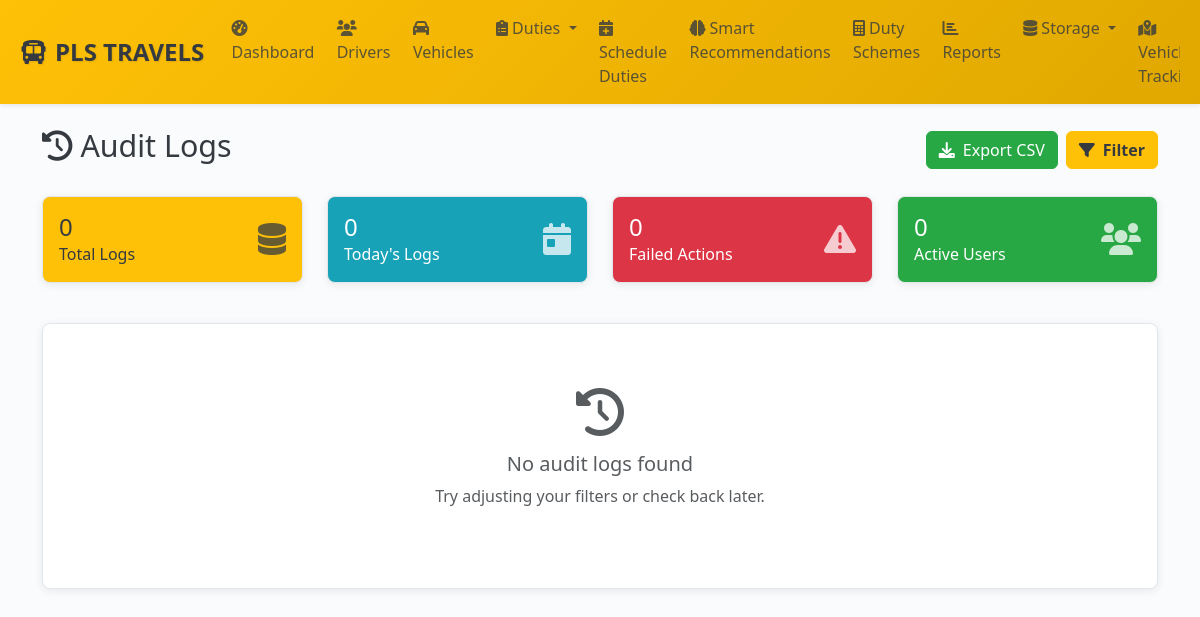
Page /admin/audit-logs (signed in) on the earlier database version.
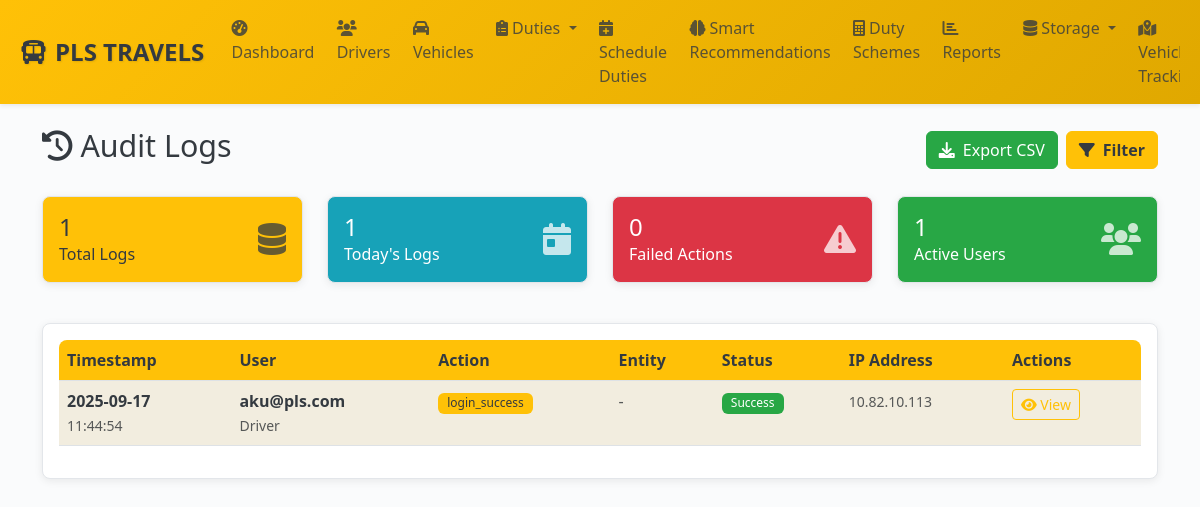
Same page on the later database version.
### models.py (models this page shows, shortened)
class AuditLog(db.Model):
    __tablename__ = 'audit_logs'
    id = db.Column(db.Integer, primary_key=True)
    user_id = db.Column(db.Integer, db.ForeignKey('users.id'), nullable=False, index=True)
    session_id = db.Column(db.String(100))
    action = db.Column(db.String(100), nullable=False, index=True)
    entity_type = db.Column(db.String(50), index=True)
    entity_id = db.Column(db.Integer)
    entity_uuid = db.Column(db.String(36))
    old_values = db.Column(db.Text)  # JSON
    new_values = db.Column(db.Text)  # JSON
    changed_fields = db.Column(db.Text)  # JSON array
    ip_address = db.Column(db.String(45))
    user_agent = db.Column(db.String(500))
    request_url = db.Column(db.String(500))
    request_method = db.Column(db.String(10))
    success = db.Column(db.Boolean, default=True)
    error_message = db.Column(db.Text)
    execution_time = db.Column(db.Float)  # milliseconds
    created_at = db.Column(db.DateTime, default=get_ist_time_naive, index=True)
    user = db.relationship('User', backref='audit_logs')
    __table_args__ = (
        Index('idx_audit_date_user', 'created_at', 'user_id'),
        Index('idx_audit_entity', 'entity_type', 'entity_id'),
    )

class User(UserMixin, db.Model):
    __tablename__ = 'users'
    id = db.Column(db.Integer, primary_key=True)
    uuid = db.Column(db.String(36), unique=True, nullable=False, default=lambda: str(uuid.uuid4()))
    username = db.Column(db.String(64), unique=True, nullable=False, index=True)
    email = db.Column(db.String(120), unique=True, nullable=False, index=True)
    password_hash = db.Column(db.String(256), nullable=False)
    role = db.Column(db.Enum(UserRole), nullable=False, default=UserRole.DRIVER, index=True)
    status = db.Column(db.Enum(UserStatus), nullable=False, default=UserStatus.ACTIVE, index=True)
    first_name = db.Column(db.String(50))
    last_name = db.Column(db.String(50))
    phone = db.Column(db.String(20), unique=True, index=True)
    whatsapp_number = db.Column(db.String(20), index=True)  # Dedicated WhatsApp number
    profile_picture = db.Column(db.String(255))
    last_login = db.Column(db.DateTime)
    login_count = db.Column(db.Integer, default=0)
    failed_login_attempts = db.Column(db.Integer, default=0)
    password_changed_at = db.Column(db.DateTime, default=get_ist_time_naive)
    two_factor_enabled = db.Column(db.Boolean, default=False)
    reset_token = db.Column(db.String(6))
    reset_token_expiry = db.Column(db.DateTime)
    last_latitude = db.Column(db.Float)
    last_longitude = db.Column(db.Float)
    last_location_update = db.Column(db.DateTime)
    fcm_token = db.Column(db.String(512))  # FCM tokens can be quite long
    fcm_token_updated = db.Column(db.DateTime)
    created_at = db.Column(db.DateTime, default=get_ist_time_naive, nullable=False)
    updated_at = db.Column(db.DateTime, default=get_ist_time_naive, onupdate=get_ist_time_naive)
    created_by = db.Column(db.Integer, db.ForeignKey('users.id'))
    driver_profile = db.relationship('Driver', foreign_keys='Driver.user_id', backref='user', uselist=False, cascade='all, delete-orphan')
    managed_branches = db.relationship('Branch',
                                     secondary=manager_branches,
                                     primaryjoin='User.id == manager_branches.c.manager_id',
                                     secondaryjoin='Branch.id == manager_branches.c.branch_id',
                                     backref='managers')

### admin_routes.py (the view, shortened to what this page needs)
@admin_bp.route('/audit-logs')
@login_required
@admin_required
def audit_logs():
    page = request.args.get('page', 1, type=int)
    per_page = request.args.get('per_page', 50, type=int)
    user_filter = request.args.get('user', '', type=int)
    action_filter = request.args.get('action', '')
    entity_type_filter = request.args.get('entity_type', '')
    date_from = request.args.get('date_from', '')
    date_to = request.args.get('date_to', '')
    search_term = request.args.get('search', '')
    success_filter = request.args.get('success', '')
    query = AuditLog.query.join(User, AuditLog.user_id == User.id)
    if user_filter:
        query = query.filter(AuditLog.user_id == user_filter)
    if action_filter:
        query = query.filter(AuditLog.action.ilike(f'%{action_filter}%'))
    if entity_type_filter:
        query = query.filter(AuditLog.entity_type == entity_type_filter)
    if date_from:
        try:
            from_date = datetime.strptime(date_from, '%Y-%m-%d')
            query = query.filter(AuditLog.created_at >= from_date)
        except ValueError:
            pass
    if success_filter:
        success_bool = success_filter.lower() == 'true'
        query = query.filter(AuditLog.success == success_bool)
    audit_logs = query.order_by(desc(AuditLog.created_at)).paginate(
        page=page, per_page=per_page, error_out=False
    )
    users = User.query.filter(User.role.in_([UserRole.ADMIN, UserRole.MANAGER])).all()
    actions = db.session.query(AuditLog.action).distinct().order_by(AuditLog.action).all()
    entity_types = db.session.query(AuditLog.entity_type).distinct().filter(
        AuditLog.entity_type.isnot(None)
    ).order_by(AuditLog.entity_type).all()
    stats = {
        'total_logs': AuditLog.query.count(),
        'today_logs': AuditLog.query.filter(
            AuditLog.created_at >= datetime.now().date()
        ).count(),
        'failed_actions': AuditLog.query.filter(AuditLog.success == False).count(),
        'unique_users': db.session.query(AuditLog.user_id).distinct().count()
    }
    return render_template('admin/audit_logs.html',
                         audit_logs=audit_logs,
                         users=users,
                         actions=[a[0] for a in actions],
                         entity_types=[e[0] for e in entity_types],
                         user_filter=user_filter,
                         action_filter=action_filter,
                         entity_type_filter=entity_type_filter,
                         date_from=date_from,
                         date_to=date_to,
                         search_term=search_term,
                         success_filter=success_filter,
                         per_page=per_page,
                         stats=stats)

### templates/admin/audit_logs.html (shortened to what this page needs)
{% extends "base.html" %}
{% block content %}
<div class="d-flex justify-content-between align-items-center mb-4">
    <h2><i class="fas fa-history me-2"></i>Audit Logs</h2>
    <div class="d-flex gap-2">
        <a href="{{ url_for('admin.export_audit_logs', **request.args) }}" class="btn btn-success">
            <i class="fas fa-download me-2"></i>Export CSV
        </a>
        <button class="btn btn-primary" data-bs-toggle="modal" data-bs-target="#filterModal">
            <i class="fas fa-filter me-2"></i>Filter
        </button>
    </div>
</div>
<div class="row mb-4">
    <div class="col-md-3 col-sm-6 mb-3">
        <div class="card bg-primary text-white">
            <div class="card-body">
                <div class="d-flex justify-content-between">
                    <div>
                        <h4 class="mb-0">{{ "{:,}".format(stats.total_logs) }}</h4>
                        <p class="mb-0">Total Logs</p>
                    </div>
                    <div class="align-self-center">
                        <i class="fas fa-database fa-2x opacity-75"></i>
                    </div>
                </div>
            </div>
        </div>
    </div>
    <div class="col-md-3 col-sm-6 mb-3">
        <div class="card bg-info text-white">
            <div class="card-body">
                <div class="d-flex justify-content-between">
                    <div>
                        <h4 class="mb-0">{{ "{:,}".format(stats.today_logs) }}</h4>
                        <p class="mb-0">Today's Logs</p>
                    </div>
                    <div class="align-self-center">
                        <i class="fas fa-calendar-day fa-2x opacity-75"></i>
                    </div>
                </div>
            </div>
        </div>
    </div>
    <div class="col-md-3 col-sm-6 mb-3">
        <div class="card bg-danger text-white">
            <div class="card-body">
                <div class="d-flex justify-content-between">
                    <div>
                        <h4 class="mb-0">{{ "{:,}".format(stats.failed_actions) }}</h4>
                        <p class="mb-0">Failed Actions</p>
                    </div>
                    <div class="align-self-center">
                        <i class="fas fa-exclamation-triangle fa-2x opacity-75"></i>
                    </div>
                </div>
            </div>
        </div>
    </div>
    <div class="col-md-3 col-sm-6 mb-3">
        <div class="card bg-success text-white">
            <div class="card-body">
                <div class="d-flex justify-content-between">
                    <div>
                        <h4 class="mb-0">{{ "{:,}".format(stats.unique_users) }}</h4>
                        <p class="mb-0">Active Users</p>
                    </div>
                    <div class="align-self-center">
                        <i class="fas fa-users fa-2x opacity-75"></i>
                    </div>
                </div>
            </div>
        </div>
    </div>
</div>
<div class="card">
    <div class="card-body">
        {% if audit_logs.items %}
        <div class="table-responsive">
            <table class="table table-striped table-hover">
                <thead>
                    <tr>
                        <th>Timestamp</th>
                        <th>User</th>
                        <th>Action</th>
                        <th>Entity</th>
                        <th>Status</th>
                        <th>IP Address</th>
                        <th>Actions</th>
                    </tr>
                </thead>
                <tbody>
                    {% for log in audit_logs.items %}
                    <tr class="{% if not log.success %}table-danger{% endif %}">
                        <td>
                            <div>
                                <strong>{{ log.created_at.strftime('%Y-%m-%d') }}</strong><br>
                                <small class="text-muted">{{ log.created_at.strftime('%H:%M:%S') }}</small>
                            </div>
                        </td>
                        <td>
                            {% if log.user %}
                            <div>
                                <strong>{{ log.user.username }}</strong><br>
                                <small class="text-muted">{{ log.user.role.value.title() }}</small>
                            </div>
                            {% else %}
                            <span class="text-muted">Unknown User</span>
                            {% endif %}
                        </td>
                        <td>
                            <span class="badge bg-primary">{{ log.action }}</span>
                        </td>
                        <td>
                            {% if log.entity_type %}
                            <div>
                                <strong>{{ log.entity_type.title() }}</strong>
                                {% if log.entity_id %}
                                <br><small class="text-muted">ID: {{ log.entity_id }}</small>
                                {% endif %}
                            </div>
                            {% else %}
                            <span class="text-muted">-</span>
                            {% endif %}
                        </td>
                        <td>
                            {% if log.success %}
                                <span class="badge bg-success">Success</span>
                            {% else %}
                                <span class="badge bg-danger">Failed</span>
                            {% endif %}
                        </td>
                        <td>
                            <small class="text-muted">{{ log.ip_address or '-' }}</small>
                        </td>
                        <td>
                            <a href="{{ url_for('admin.view_audit_log', log_id=log.id) }}" class="btn btn-sm btn-outline-primary">
                                <i class="fas fa-eye"></i> View
                            </a>
                        </td>
                    </tr>
                    {% endfor %}
                </tbody>
            </table>
        </div>
        {% else %}
        <div class="text-center py-5">
            <i class="fas fa-history fa-3x text-muted mb-3"></i>
            <h5 class="text-muted">No audit logs found</h5>
            <p class="text-muted">Try adjusting your filters or check back later.</p>
        </div>
        {% endif %}
    </div>
</div>
{% endblock %}

Differences in the rows shown:
added AuditLog: created_at "2025-09-17", created_at "11:44:54", user.username "aku@pls.com", user.role.value "Driver", action "login_success", success "Success", ip_address "10.82.10.113"
Other differences:
{{ "{:,}".format(stats.total_logs) }}: "0" → "1"
{{ "{:,}".format(stats.today_logs) }}: "0" → "1"
{{ "{:,}".format(stats.unique_users) }}: "0" → "1"
text no longer shown: "No audit logs found Try adjusting your filters or check back later."
text now shown: "Timestamp User Action Entity Status IP Address Actions"
